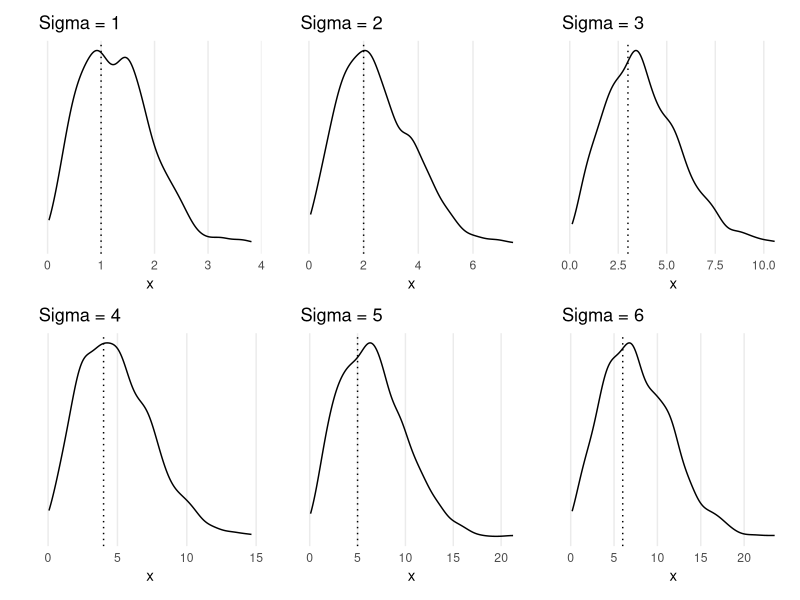

Reproduce this figure in R.
## ---- chunk 1
posint_gamma <- function(n) {
  if (any(!is.integer(n) | n <= 0)) stop("n must be a positive integer.")
  
  factorial(n - 1)
}

all(posint_gamma(1:4) == gamma(1:4))
## ---- chunk 2
set.seed(20230208)

f <- function(print_check = FALSE) {
  u <- runif(1, 0, 1)
  x <- c(10, 30, 50, 70, 90)
  p <- c(0.27, 0.41, 0.64, 0.92, 1)
  keep <- dplyr::lag(p, default = 0) < u & u <= p

  if (print_check) print(data.frame(x, p, u, keep))

  x[keep]
}

f(print_check = TRUE) # run once as an example

x <- replicate(10000, f()) # examine the distribution, take 10k samples
x |> table() |> prop.table() |> cumsum() |> round(2)
## ---- chunk 3
f_inv <- function(u) (-4*log(1 - u))^(1/3)

f_inv(c(0.37, 0.45, 0.82)) |> round(digits = 5)
## ---- chunk 4
library(tidyverse)
library(patchwork)

finv <- function(u, sigma) sqrt(-2*sigma^2 * log(1- u))

gen_density <- function(n = 1000, sigma = 1) {
  dat <- tibble(u = runif(n, 0, 1), x = finv(u, sigma))

  ggplot(dat, aes(x = x)) +
    geom_vline(xintercept = sigma, lty = "dotted") +
    geom_density() +
    labs(title = str_glue("Sigma = {sigma}"), x = "x", y = "") +
    theme_minimal(base_size = 11) +
    theme(
      axis.text.y = element_blank(),
      panel.grid.minor = element_blank(), panel.grid.major.y = element_blank()
    )
}

(gen_density(sigma = 1) | gen_density(sigma = 2) | gen_density(sigma = 3)) /
  (gen_density(sigma = 4) | gen_density(sigma = 5) | gen_density(sigma = 6))
## ---- chunk 5
bmt <- function(n) {
  u1 <- runif(n, 0, 1)
  u2 <- runif(n, 0, 1)

  r <- sqrt(-2*log(u1))
  theta <- 2*pi*u2
  x <- r*cos(theta)
  y <- r*sin(theta)

  data.frame(x, y)
}
## ---- chunk 6
dat <- bmt(25)

indices <- seq(1, 25, 5)
chi <- numeric()
for (element in indices) {
  x2 <- c(sum(dat$x[element:element + 4]^2), sum(dat$y[element:element + 4]^2))
  chi <- c(chi, x2)
}

print(chi)
## ---- chunk 7
dat <- bmt(30)

z <- dat$x[1:10]
v <- numeric()
q <- 3

indices <- seq(1, q * 10, q)
for (element in indices) {
  x2 <- sum(dat$y[element:element + (q - 1)]^2)
  v <- c(v, x2)
}

z / sqrt(v / q)
## ---- chunk 8
dat <- bmt(100)

v <- numeric()
m <- 6
vind <- seq(1, m * 10, m)
for (element in vind) {
  x2 <- sum(dat$x[element:element + (m - 1)]^2)
  v <- c(v, x2)
}

w <- numeric()
n <- 10
wind <- seq(1, n * 10, n)
for (element in wind) {
  x2 <- sum(dat$y[element:element + (n - 1)]^2)
  w <- c(w, x2)
} 

(v / m) / (w / n)
